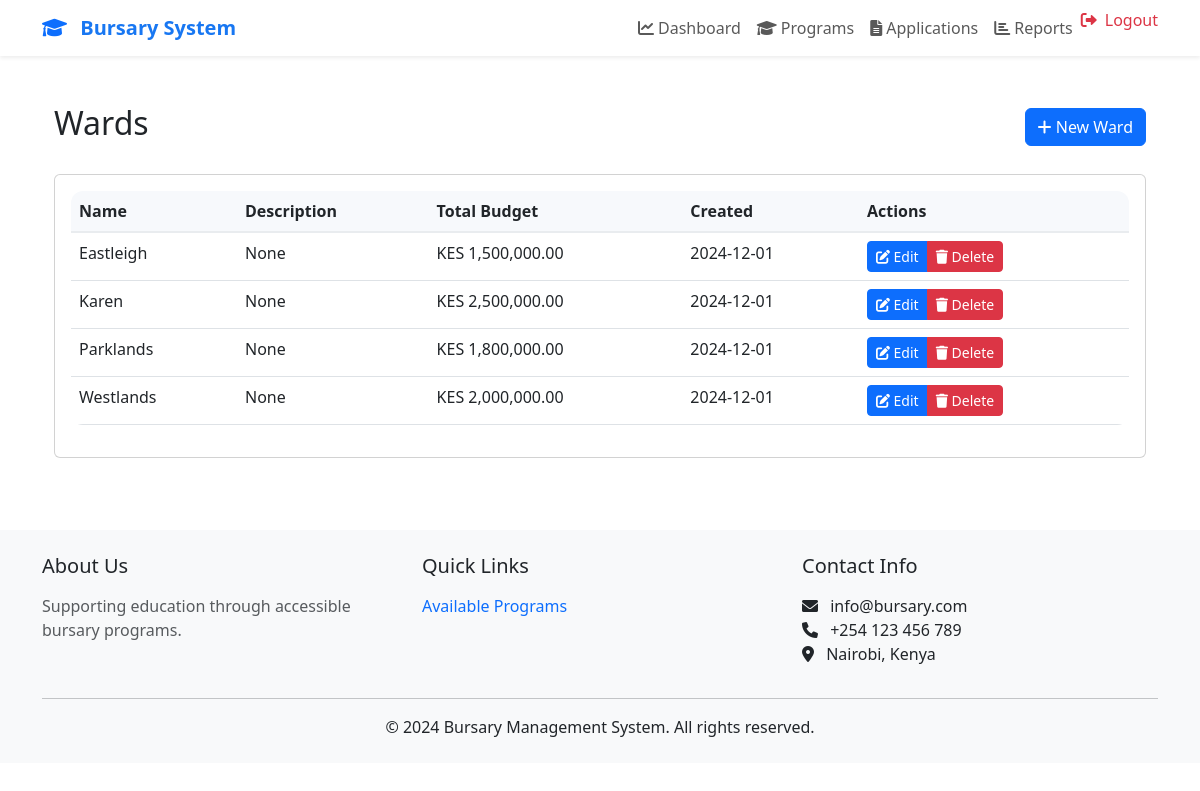
Page /admin/wards (signed in) on the earlier database version.
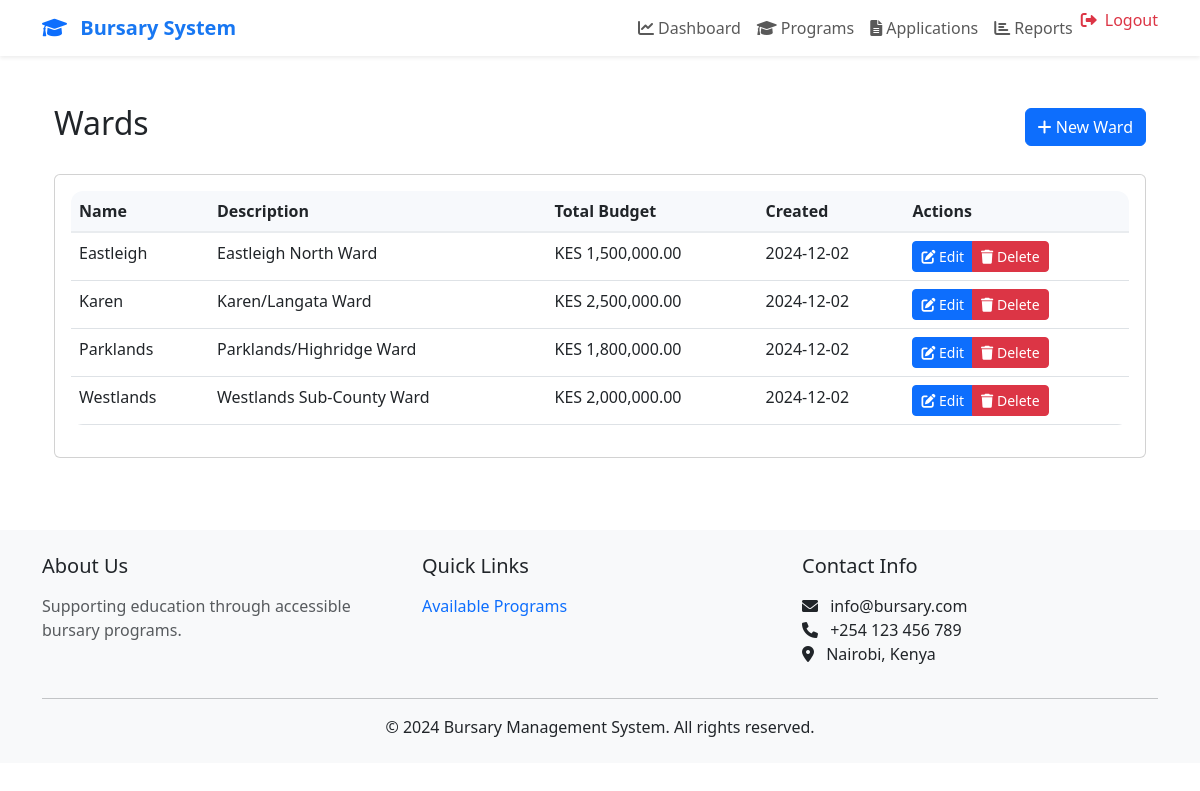
Same page on the later database version.
### app/models.py (models this page shows)
class Ward(db.Model):
    id = db.Column(db.Integer, primary_key=True)
    name = db.Column(db.String(100), unique=True, nullable=False)
    description = db.Column(db.String(500))
    total_budget = db.Column(db.Float, nullable=False)
    created_at = db.Column(db.DateTime, default=datetime.utcnow)
    updated_at = db.Column(db.DateTime, default=datetime.utcnow, onupdate=datetime.utcnow)
    programs = db.relationship('BursaryProgram', backref='ward', lazy='dynamic')
    profiles = db.relationship('Profile', backref='ward', lazy='dynamic')
    applications = db.relationship('Application', backref='ward', lazy='dynamic')

### app/admin/routes.py (the view)
@bp.route('/wards')
@login_required
@admin_required
def wards():
    wards = Ward.query.order_by(Ward.name).all()
    return render_template('admin/wards.html', wards=wards)

### app/models.py (called while the page is built)
@login_manager.user_loader
def load_user(id):
    return User.query.get(int(id))

### app/templates/admin/wards.html (shortened to what this page needs)
{% extends "admin/base.html" %}
{% block content %}
<div class="container-fluid py-4">
    <div class="d-flex justify-content-between align-items-center mb-4">
        <h2>Wards</h2>
        <a href="{{ url_for('admin.new_ward') }}" class="btn btn-primary">
            <i class="fas fa-plus"></i> New Ward
        </a>
    </div>
    <div class="card">
        <div class="card-body">
            <div class="table-responsive">
                <table class="table table-hover">
                    <thead>
                        <tr>
                            <th>Name</th>
                            <th>Description</th>
                            <th>Total Budget</th>
                            <th>Created</th>
                            <th>Actions</th>
                        </tr>
                    </thead>
                    <tbody>
                        {% for ward in wards %}
                        <tr>
                            <td>{{ ward.name }}</td>
                            <td>{{ ward.description }}</td>
                            <td>KES {{ "{:,.2f}".format(ward.total_budget) }}</td>
                            <td>{{ ward.created_at.strftime('%Y-%m-%d') }}</td>
                            <td>
                                <div class="btn-group" role="group">
                                    <a href="{{ url_for('admin.edit_ward', ward_id=ward.id) }}"
                                       class="btn btn-sm btn-primary">
                                        <i class="fas fa-edit"></i> Edit
                                    </a>
                                    <button type="button"
                                            class="btn btn-sm btn-danger"
                                            data-bs-toggle="modal"
                                            data-bs-target="#deleteModal{{ ward.id }}">
                                        <i class="fas fa-trash"></i> Delete
                                    </button>
                                </div>
                            </td>
                        </tr>
                        {% endfor %}
                    </tbody>
                </table>
            </div>
        </div>
    </div>
</div>
{% endblock %}

Differences in the rows shown:
changed Ward "Eastleigh": description "None" → "Eastleigh North Ward"; created_at "2024-12-01" → "2024-12-02"
changed Ward "Karen": description "None" → "Karen/Langata Ward"; created_at "2024-12-01" → "2024-12-02"
changed Ward "Parklands": description "None" → "Parklands/Highridge Ward"; created_at "2024-12-01" → "2024-12-02"
changed Ward "Westlands": description "None" → "Westlands Sub-County Ward"; created_at "2024-12-01" → "2024-12-02"
